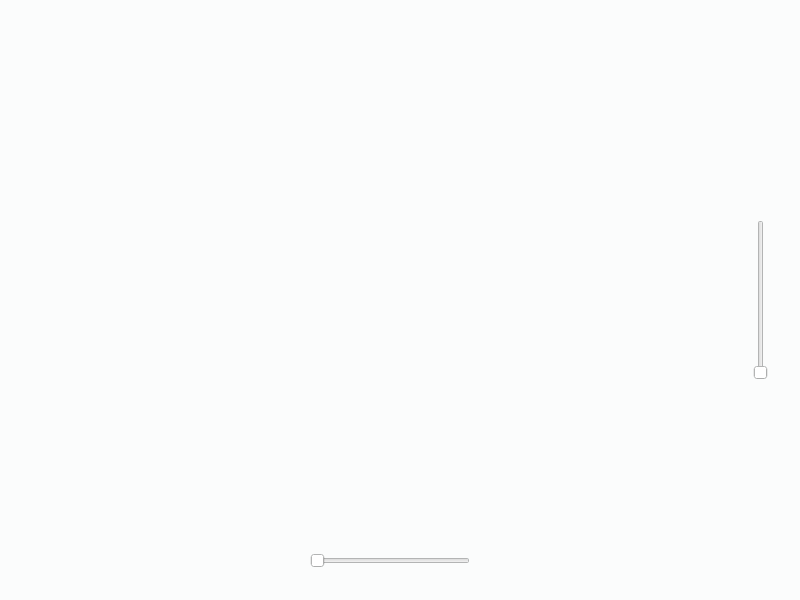
<?xml version="1.0" encoding="UTF-8"?>
<ui version="4.0">
 <class>Graph</class>
 <widget class="QDialog" name="Graph">
  <property name="enabled">
   <bool>true</bool>
  </property>
  <property name="geometry">
   <rect>
    <x>0</x>
    <y>0</y>
    <width>800</width>
    <height>600</height>
   </rect>
  </property>
  <property name="minimumSize">
   <size>
    <width>800</width>
    <height>600</height>
   </size>
  </property>
  <property name="maximumSize">
   <size>
    <width>800</width>
    <height>600</height>
   </size>
  </property>
  <property name="windowTitle">
   <string>Graph</string>
  </property>
  <property name="styleSheet">
   <string notr="true">
background-color: #fbfcfc;</string>
  </property>
  <property name="sizeGripEnabled">
   <bool>true</bool>
  </property>
  <widget class="QSlider" name="HorizontalSlider">
   <property name="geometry">
    <rect>
     <x>310</x>
     <y>550</y>
     <width>160</width>
     <height>21</height>
    </rect>
   </property>
   <property name="orientation">
    <enum>Qt::Horizontal</enum>
   </property>
  </widget>
  <widget class="QSlider" name="VerticalSlider">
   <property name="geometry">
    <rect>
     <x>750</x>
     <y>220</y>
     <width>21</width>
     <height>160</height>
    </rect>
   </property>
   <property name="orientation">
    <enum>Qt::Vertical</enum>
   </property>
  </widget>
 </widget>
 <resources>
  <include location="visualcalc.qrc"/>
 </resources>
 <connections/>
</ui>
